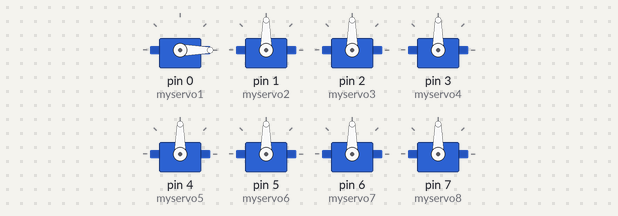
A sketch run on a simulated Arduino Uno, built with avr-gcc and run on an emulated ATmega328P. Shown: 8 × servo.

Above: at 0.05 s.
At 4.95 s:
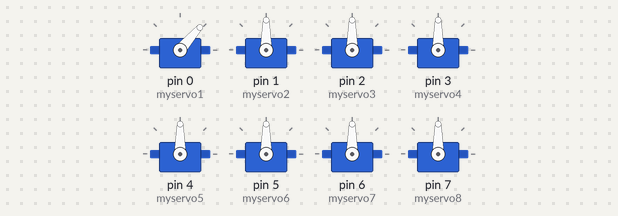
At 9.95 s:
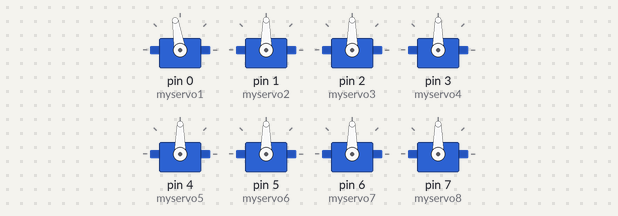
At 19.96 s:
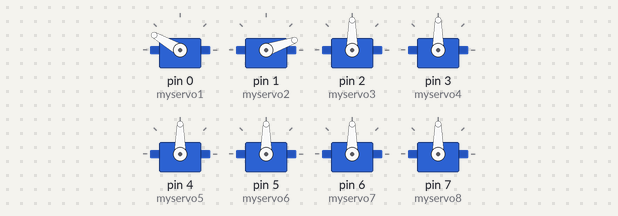
At 29.87 s:
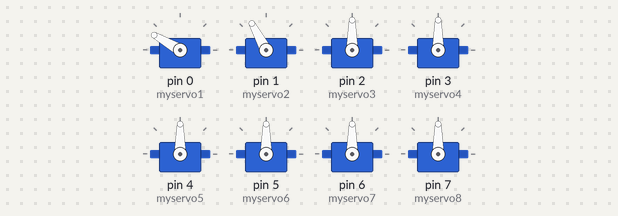
At 39.88 s:
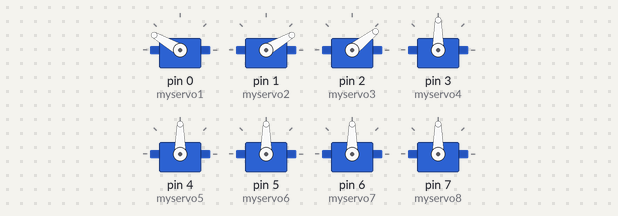
Timing chart, 0 to 40.0 s (numbered marks = the images above):
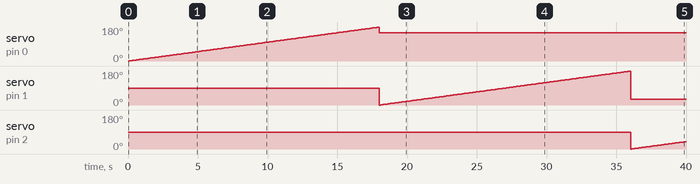

Measured:
- by itself, servo on pin 0 (myservo1): rises from 0° to 179° in 17.8 s, then falls to 150° in 0.10 s
- by itself, servo on pin 1 (myservo2): 90° → 0° at 18.0 s, → 1° 0.10 s later, → 2° 0.10 s later, → 3° 0.10 s later, … (181 changes in this stretch)
- by itself, servo on pin 2 (myservo3): 90° → 0° at 36.0 s, → 1° 0.10 s later, → 2° 0.10 s later, → 3° 0.10 s later, … (40 changes in this stretch)

The sketch:

teste_motor.ino
```cpp
#include <Servo.h>

Servo myservo1;
Servo myservo2;
Servo myservo3;
Servo myservo4;
Servo myservo5;
Servo myservo6;
Servo myservo7;
Servo myservo8;// create servo object to control a servo
// twelve servo objects can be created on most boards

int pos = 0;    // variable to store the servo position

void setup() {
  myservo1.attach(0);
  myservo2.attach(1);
  myservo3.attach(2);
  myservo4.attach(3);
  myservo5.attach(4);
  myservo6.attach(5);
  myservo7.attach(6);
  myservo8.attach(7);// attaches the servo on pin 9 to the servo object
}

void loop() {
  for(int i = 0; i < 180; i++){
    myservo1.write(i);
    delay(100);
  }
  myservo1.write(150);

  for(int i = 0; i < 180; i++){
    myservo2.write(i);
    delay(100);
  }
  myservo2.write(30);

  for(int i = 0; i < 180; i++){
    myservo3.write(i);
    delay(100);
  }
  myservo3.write(60);

  for(int i = 0; i < 180; i++){
    myservo4.write(i);
    delay(100);
  }
  myservo4.write(120);

  for(int i = 0; i < 180; i++){
    myservo5.write(i);
    delay(100);
  }
  myservo5.write(130);

  for(int i = 0; i < 180; i++){
    myservo6.write(i);
    delay(100);
  }
  myservo6.write(50);


  myservo7.write(90);

  myservo8.write(90);
}
```
